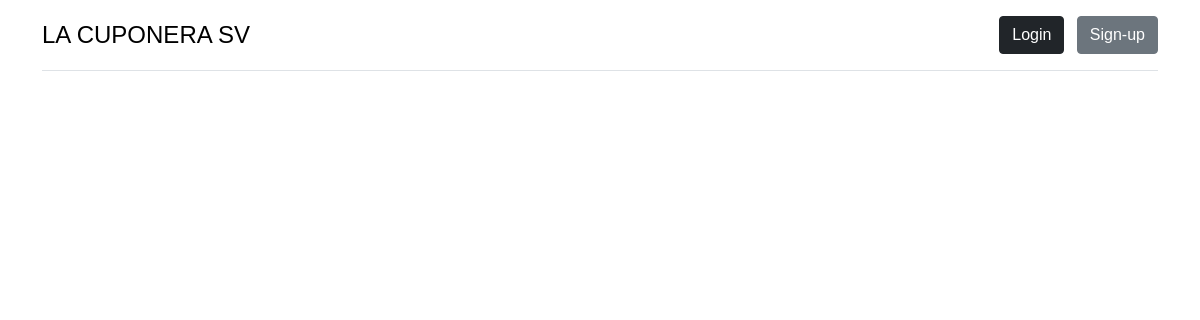
/Pantalla/index.php, run on an earlier commit of the app's database.
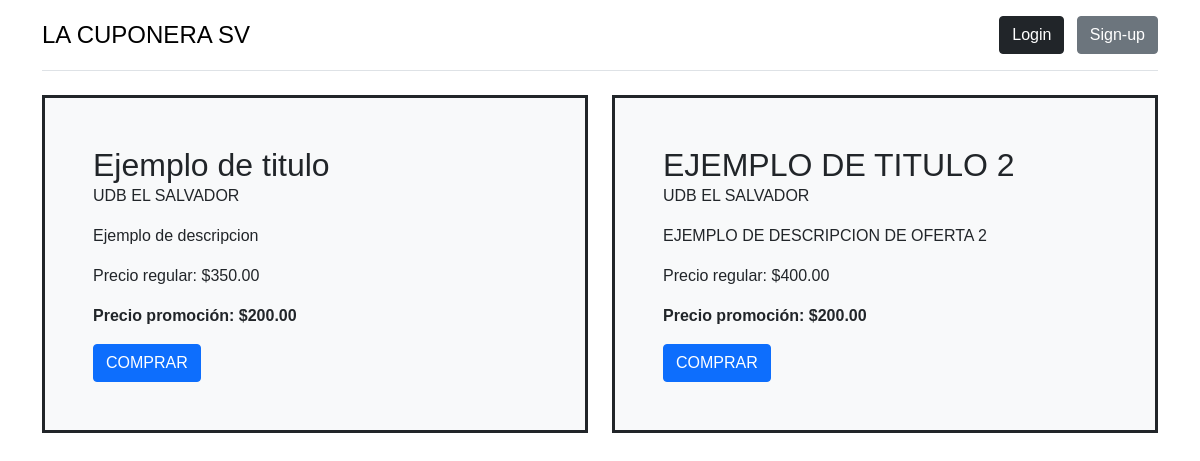
And on a later commit of the database.
### tables this page shows
CREATE TABLE IF NOT EXISTS `cupon` (
  `id` int NOT NULL AUTO_INCREMENT,
  `titulo` varchar(150) NOT NULL,
  `id_empresa` int NOT NULL,
  `precio_regular` float NOT NULL,
  `precio_oferta` float NOT NULL,
  `fecha_inic` date NOT NULL COMMENT 'Fecha de inicio oferta',
  `fecha_fin` date NOT NULL COMMENT 'Fecha fin oferta',
  `fecha_canje` date NOT NULL COMMENT 'Fecha limite para uso de cupon',
  `cantidad` int NOT NULL,
  `descripcion` varchar(480) NOT NULL,
  `id_estado` int NOT NULL,
  PRIMARY KEY (`id`),
  KEY `FK_id_estado` (`id_estado`) USING BTREE,
  KEY `FK_empresa` (`id_empresa`) USING BTREE
);

CREATE TABLE IF NOT EXISTS `empresa` (
  `id` int NOT NULL AUTO_INCREMENT,
  `user` varchar(40) NOT NULL,
  `password` varchar(40) NOT NULL,
  `nombre_empresa` varchar(100) NOT NULL,
  `direccion` varchar(150) NOT NULL,
  `NIT` bigint NOT NULL,
  `NRC` int NOT NULL,
  `telefono` int NOT NULL,
  `email` varchar(80) NOT NULL,
  `porcentaje_comis` float NOT NULL COMMENT 'campo de comision solo utilizada por admin',
  PRIMARY KEY (`id`)
);

### Pantalla/index.php (the view, shortened to what this page needs)
<?php
$db = new Database();
$con = $db->conectar();
$sql = $con->prepare("SELECT CUPON.TITULO, format (CUPON.PRECIO_OFERTA, 2) AS PRECIO_OFERTA_2, CUPON.FECHA_FIN, CUPON.DESCRIPCION, EMPRESA.NOMBRE_EMPRESA, format (CUPON.PRECIO_REGULAR, 2) AS PRECIO_REGULAR_2 FROM CUPON INNER JOIN EMPRESA ON CUPON.ID_EMPRESA=EMPRESA.ID WHERE CUPON.ID_ESTADO = 1");
$sql->execute();
$resultado = $sql->fetchAll(PDO::FETCH_ASSOC);
?>
<!DOCTYPE html>
<html lang="en">
<head>
    <link href="https://cdn.jsdelivr.net/npm/bootstrap@5.1.3/dist/css/bootstrap.min.css" rel="stylesheet">
    <link href="/style.css" rel="stylesheet">
</head>
<body>
<div class="container">
    <header class="d-flex flex-wrap align-items-center justify-content-center justify-content-md-between py-3 mb-4 border-bottom">
        <a href="index.php" class="d-flex align-items-center mb-3 mb-md-0 me-md-auto link-body-emphasis text-decoration-none">
            <span class="fs-4" style="color: black"> LA CUPONERA SV</span>
        </a>
        <div class="col-md-3 text-end">
            <a href="login.php" style="text-decoration:none">
                <button type="button" class="btn btn-dark me-2">Login</button>
            </a>
            <a href="registro_cliente.html" style="text-decoration:none">
                <button type="button" class="btn btn-secondary">Sign-up</button>
            </a>
        </div>
    </header>
</div>
<main class="container">
    <div class="row gy-3">
        <?php foreach ($resultado as $row) { ?>
            <div class="col-md-6">
                <div class="h-100 p-5 bg-light text-dark border border-3 border-dark cupon">
                    <h2><?php echo $row['TITULO']; ?></h2>
                    <p><?php echo $row['NOMBRE_EMPRESA']; ?></p>
                    <p><?php echo $row['DESCRIPCION']; ?></p>
                    <p>Precio regular: $<?php echo $row['PRECIO_REGULAR_2']; ?></p>
                    <b>Precio promoción: $<?php echo $row['PRECIO_OFERTA_2']; ?></b>
                    <a href="login.php"><button class="btn btn-primary" type="button">COMPRAR</button></a>
                </div>
            </div>
        <?php } ?>
    </div>
</main>
</body>
</html>

### Pantalla/style.css (style rules this page uses)
body { font-family: Arial, sans-serif; margin: 0; padding: 0; }
h1, h2, h3 { margin: 0; }

### Pantalla/index.php (style rules this page uses)
body { font-family: Arial, sans-serif; background-color: light; }

What changed in the data, as far as the page shows it:
added cupon: titulo "Ejemplo de titulo", id_empresa.nombre_empresa "UDB EL SALVADOR", descripcion "Ejemplo de descripcion", PRECIO_REGULAR_2 "350.00", PRECIO_OFERTA_2 "200.00"
added cupon: titulo "EJEMPLO DE TITULO 2", id_empresa.nombre_empresa "UDB EL SALVADOR", descripcion "EJEMPLO DE DESCRIPCION DE OFERTA 2", PRECIO_REGULAR_2 "400.00", PRECIO_OFERTA_2 "200.00"
